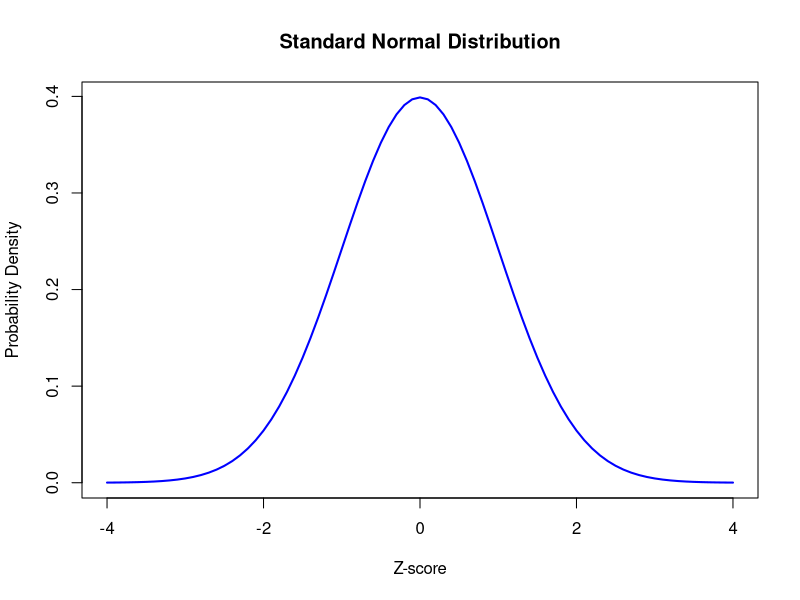
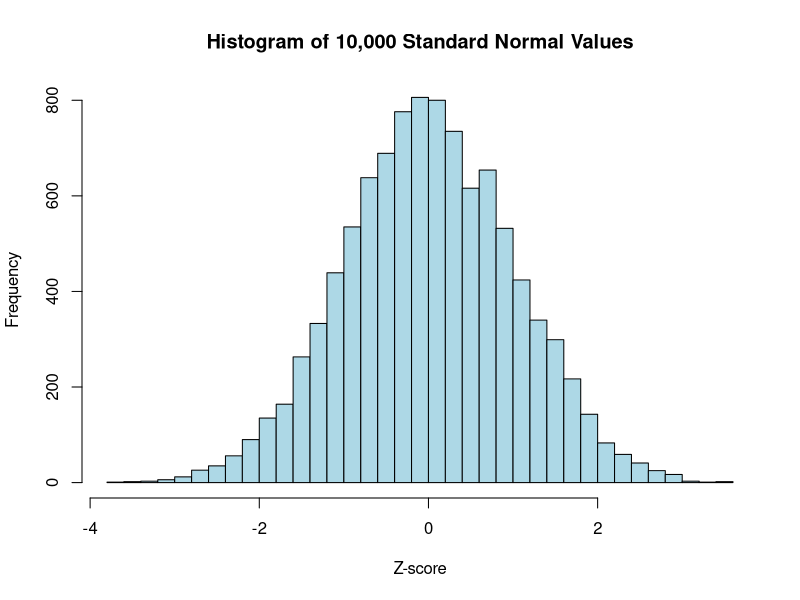
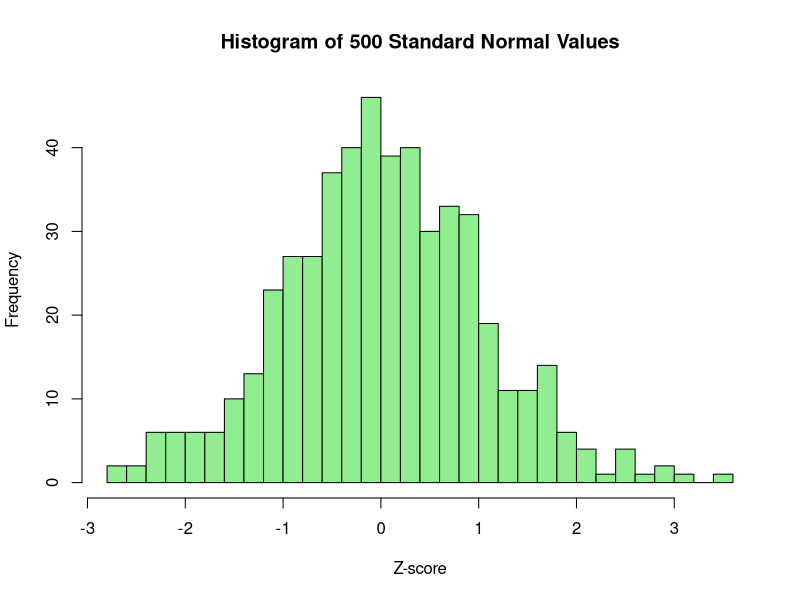

Recreate these plots in R, in order.
# ===========================================================
# File: 05_standard_normal_distribution.R
# Repository: R-for-Biostatistics
# Author: Muskan Sharma
#
# Objective:
# Demonstrate the Standard Normal (Unit Gaussian)
# distribution in R using pnorm(), qnorm(),
# dnorm(), and rnorm().
#
# Concepts Covered:
# 1. Cumulative probability
# 2. Quantiles (Z-score)
# 3. Probability density
# 4. Random sampling
# 5. Gaussian curve
# 6. Histogram of simulated data
# 7. Converting X to Z-score
# ===========================================================


# -----------------------------------------------------------
# SECTION 1: Cumulative probability using pnorm()
# -----------------------------------------------------------

# Probability from -∞ to Z = 1.72
z_score <- 1.72

cumulative_probability <- pnorm(z_score)

print("Probability from -∞ to Z = 1.72:")
print(cumulative_probability)


# Probability from -∞ to Z = -1.72
z_score <- -1.72

cumulative_probability <- pnorm(z_score)

print("Probability from -∞ to Z = -1.72:")
print(cumulative_probability)


# -----------------------------------------------------------
# SECTION 2: Area within standard deviation intervals
# -----------------------------------------------------------

# Area between -1σ and +1σ
one_sigma <- pnorm(1) - pnorm(-1)

print("Area within ±1 Standard Deviation:")
print(one_sigma)

# Area between -2σ and +2σ
two_sigma <- pnorm(2) - pnorm(-2)

print("Area within ±2 Standard Deviations:")
print(two_sigma)

# Area between -3σ and +3σ
three_sigma <- pnorm(3) - pnorm(-3)

print("Area within ±3 Standard Deviations:")
print(three_sigma)


# -----------------------------------------------------------
# SECTION 3: Quantile using qnorm()
# -----------------------------------------------------------

# Find Z-score corresponding to cumulative probability

given_probability <- 0.79

z_value <- qnorm(given_probability)

print("Z-score for cumulative probability 0.79:")
print(z_value)


given_probability <- 0.50

z_value <- qnorm(given_probability)

print("Z-score for cumulative probability 0.50:")
print(z_value)


# -----------------------------------------------------------
# SECTION 4: Probability density using dnorm()
# -----------------------------------------------------------

z_score <- 1.5

probability_density <- dnorm(z_score)

print("Probability density at Z = 1.5:")
print(probability_density)


z_score <- 0

probability_density <- dnorm(z_score)

print("Probability density at Z = 0:")
print(probability_density)


# -----------------------------------------------------------
# SECTION 5: Generate random values using rnorm()
# -----------------------------------------------------------

random_z <- rnorm(1)

print("One random value from Standard Normal Distribution:")
print(random_z)


# -----------------------------------------------------------
# SECTION 6: Plot Standard Normal Distribution
# -----------------------------------------------------------

z_values <- seq(-4, 4, by = 0.1)

density_values <- dnorm(z_values)

plot(
  z_values,
  density_values,
  type = "l",
  lwd = 2,
  col = "blue",
  main = "Standard Normal Distribution",
  xlab = "Z-score",
  ylab = "Probability Density"
)


# -----------------------------------------------------------
# SECTION 7: Histogram of simulated data
# -----------------------------------------------------------

# Generate 10,000 observations
random_values <- rnorm(10000)

hist(
  random_values,
  breaks = 30,
  col = "lightblue",
  main = "Histogram of 10,000 Standard Normal Values",
  xlab = "Z-score"
)


# Generate 500 observations
random_values <- rnorm(500)

hist(
  random_values,
  breaks = 30,
  col = "lightgreen",
  main = "Histogram of 500 Standard Normal Values",
  xlab = "Z-score"
)


# -----------------------------------------------------------
# SECTION 8: Convert X value to Z-score
# -----------------------------------------------------------

# Given:
# X = 49
# Mean = 39
# Standard Deviation = 3

x_value <- 49
population_mean <- 39
standard_deviation <- 3

# Probability using pnorm()
probability <- pnorm(
  q = x_value,
  mean = population_mean,
  sd = standard_deviation
)

print("Cumulative Probability:")
print(probability)

# Manual Z-score calculation
z_score <- (x_value - population_mean) / standard_deviation

print("Calculated Z-score:")
print(z_score)


# -----------------------------------------------------------
# SECTION 9: Empirical Rule (68-95-99.7 Rule)
# -----------------------------------------------------------

cat("\n")
cat("Empirical Rule for a Normal Distribution\n")
cat("----------------------------------------\n")
cat("Within ±1 SD  : Approximately 68%\n")
cat("Within ±2 SD  : Approximately 95%\n")
cat("Within ±3 SD  : Approximately 99.7%\n")


# -----------------------------------------------------------
# END OF SCRIPT
# -----------------------------------------------------------
